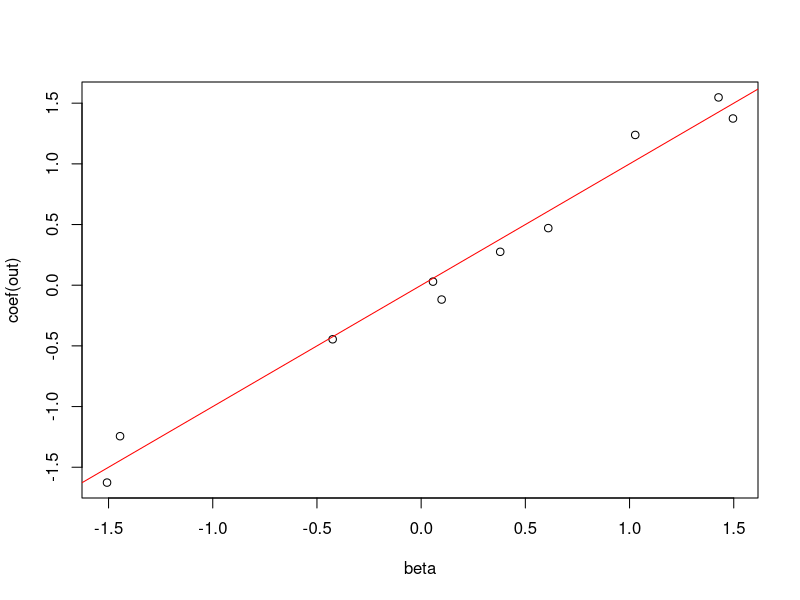
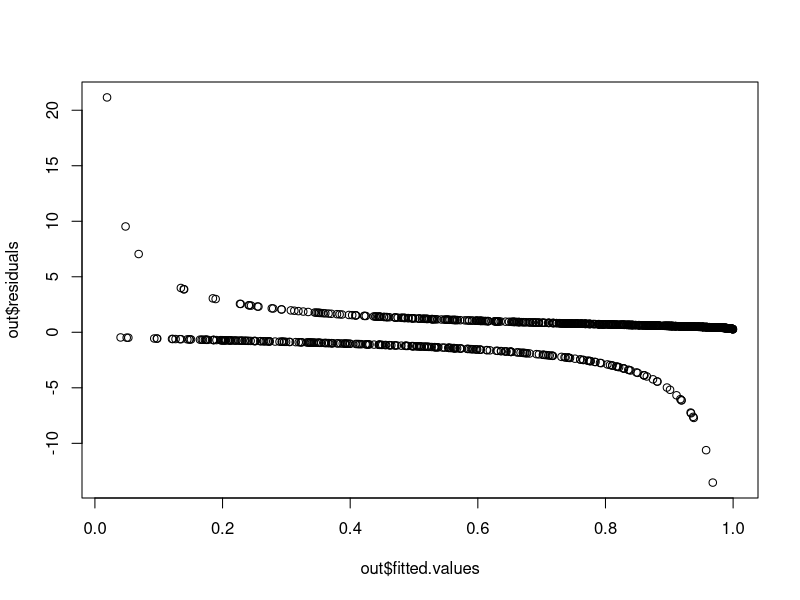
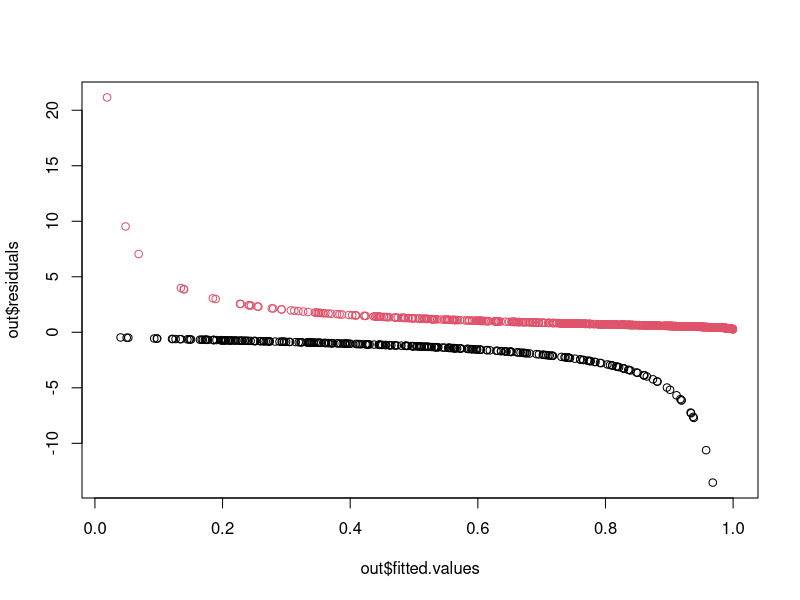
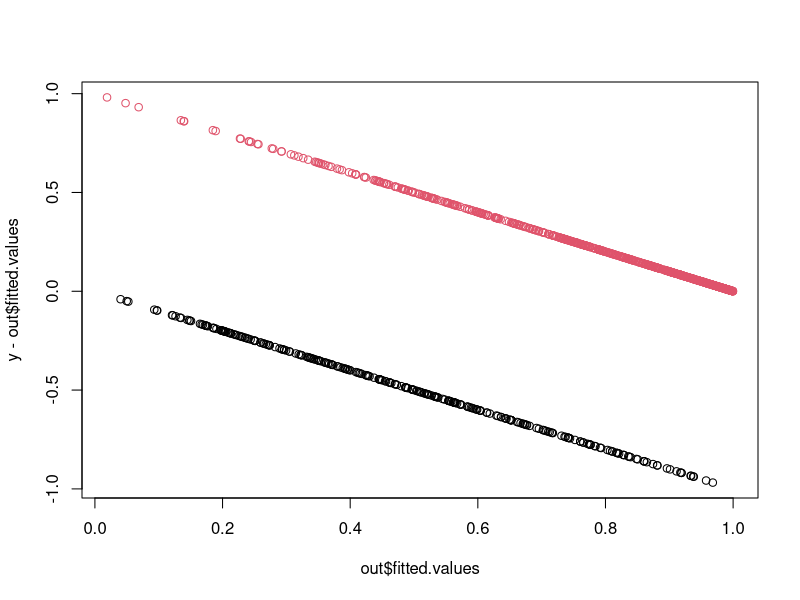
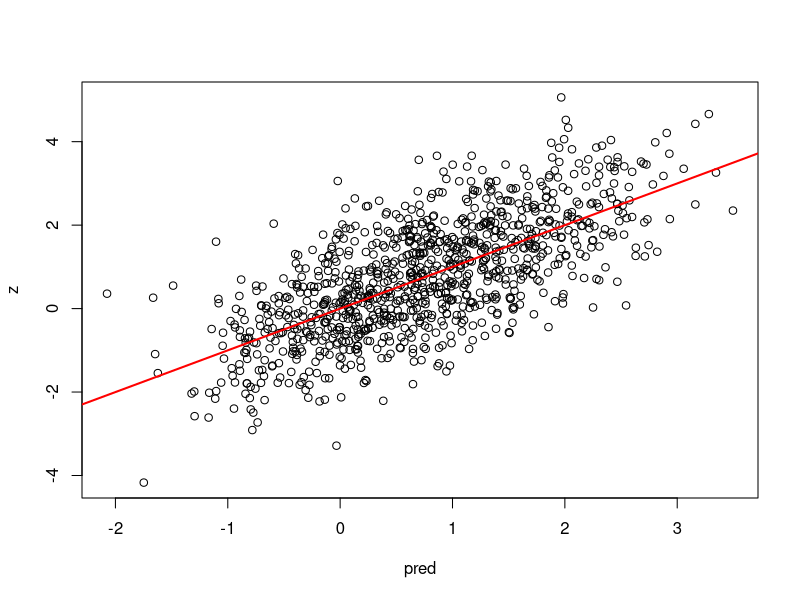
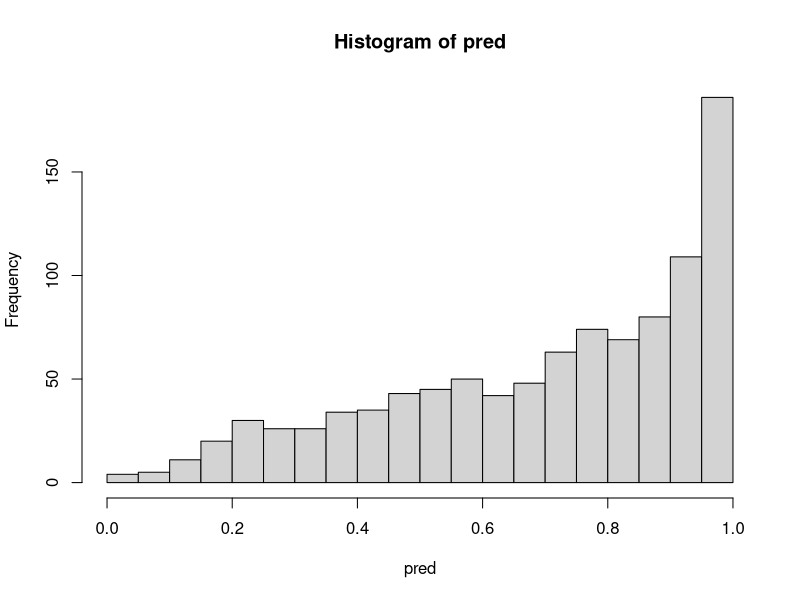
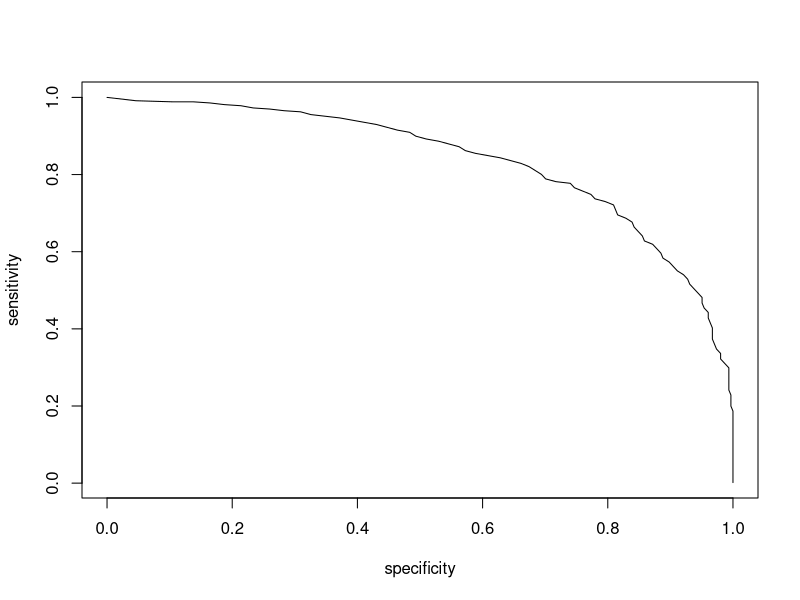
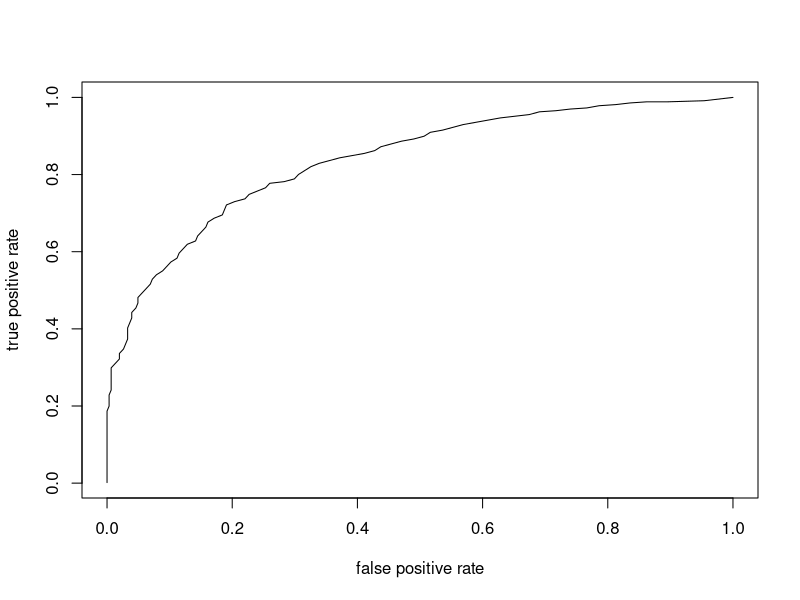

These charts were generated, in order, by the following R code:
# Simulate a probit model
n <- 1000
p <- 10
beta <- rnorm(p)
X <- matrix(runif(n*p),ncol=p)

z <- X %*% beta + rnorm(n,sd=1)
y <- as.numeric(z > 0)

# ?
lm(y ~ X - 1)
glm(y ~ X - 1)

out <- glm(y ~ X - 1, family=binomial(link="probit"))
out

plot(beta, coef(out))
abline(0,1, col="red")

plot(out$fitted.values, out$residuals)
plot(out$fitted.values, out$residuals, col=(y == 1) + 1)
plot(out$fitted.values, y-out$fitted.values, col=(y == 1) + 1)

pred <- predict(out)
range(pred)
plot(pred, z)
abline(0,1, col="red", lwd=2)
cor(pred, z)

pred <- predict(out, type="response")
range(pred)
hist(pred,breaks=20)

# Confusion matrix & error rate
tab <- table(pred > 0.5, y)
sum(diag(tab)) / sum(tab)

# sensetivity/specificity
alpha <- pred
predClass <- as.numeric(pred >= alpha)
sens <- sum(predClass == 1 & y == 1) / sum(y == 1)
spec <- sum(predClass == 0 & y == 0) / sum(y == 0)

sens
spec

# a curve
alpha <- quantile(pred, seq(0,1,by=0.01))
N <- length(alpha)

sens <- rep(NA,N)
spec <- rep(NA,N)
for (i in 1:N) {
  predClass <- as.numeric(pred >= alpha[i])
  sens[i] <- sum(predClass == 1 & y == 1) / sum(y == 1)
  spec[i] <- sum(predClass == 0 & y == 0) / sum(y == 0)
}

plot(spec, sens, xlab="specificity", ylab="sensitivity", type="l")

# ROC curve
plot(1- spec, sens, xlab="false positive rate", ylab="true positive rate", type="l")







